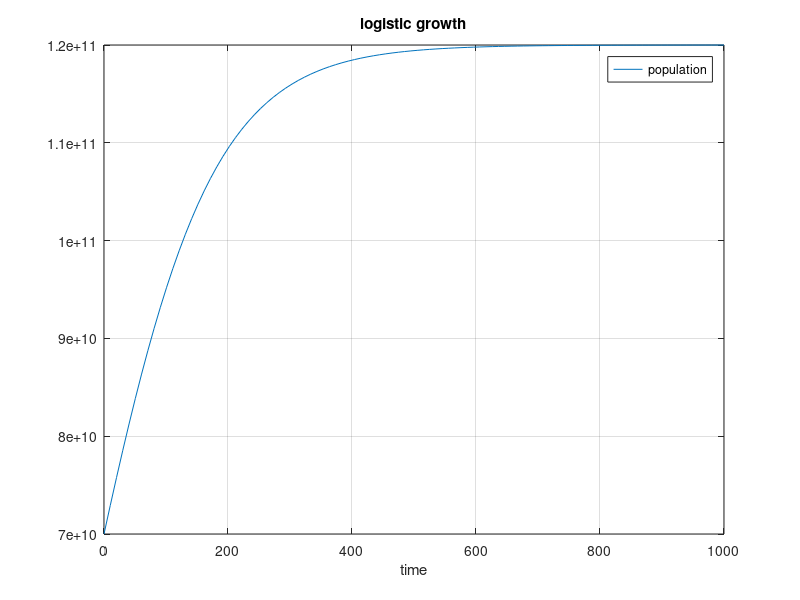

Reproduce this figure in MATLAB.
t=1:1000;
K=12.e10;
r=0.01;
P0=3;
% Logistic growth     
%    using MATLAB for analytical solution                   
%
%   $Ekkehard Holzbecher  $Date: 2006/04/20 $
%--------------------------------------------------------------------------
T = 1000;                  % maximum time
r = 0.01;                   % rate 
kappa = 12.e10;               % capacity
c0 = 7.e10;;               % initial value

%----------------------execution-------------------------------------------

t = linspace (0,T,100);
e = exp(r*t);
c = c0*kappa*e./(kappa+c0*(e-1));

%---------------------- graphical output ----------------------------------

plot (t,c); grid;
xlabel ('time'); legend ('population');
title ('logistic growth');

